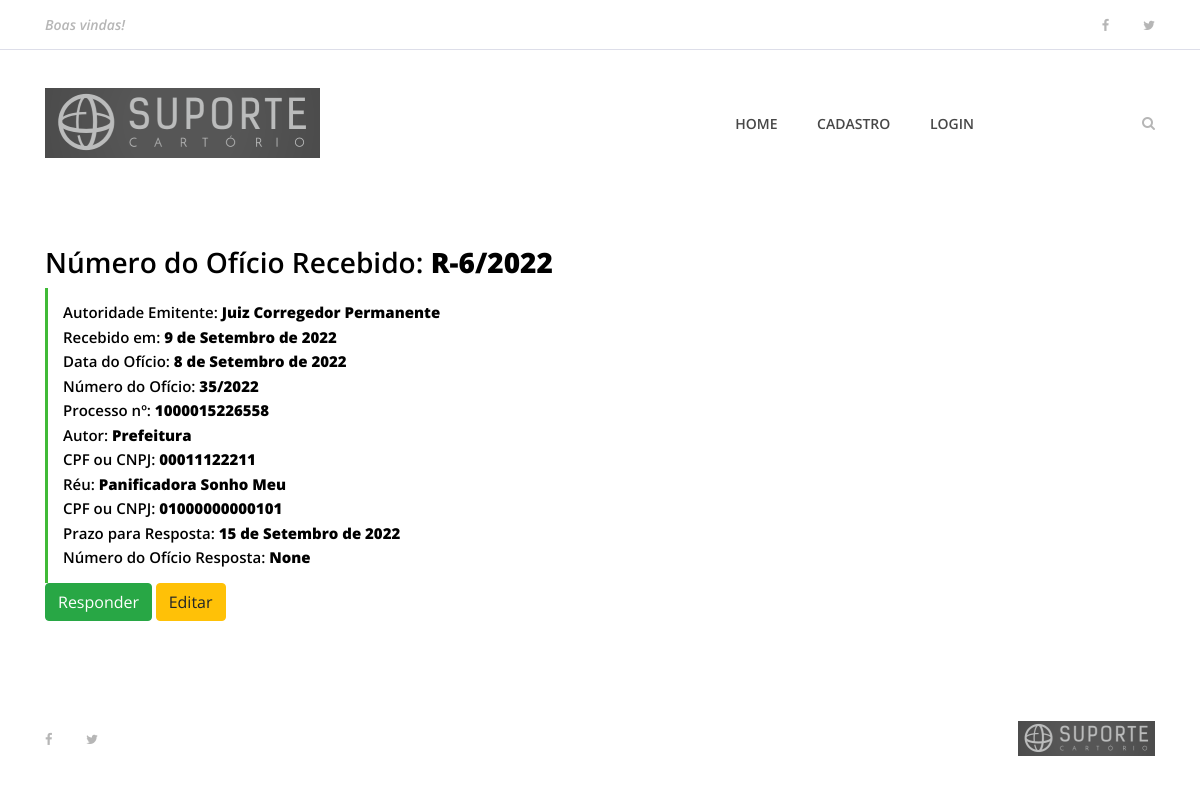
/oficios_recebidos/8, run on an earlier commit of the app's database.
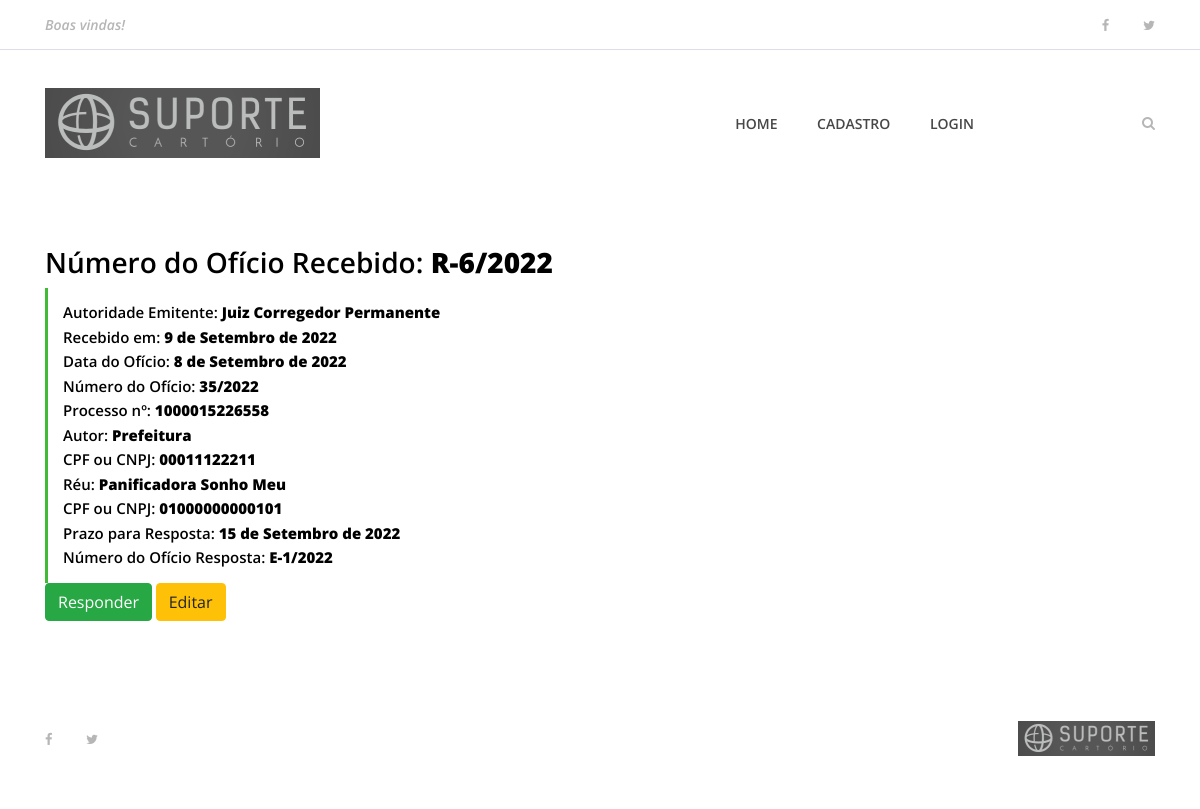
And on a later commit of the database.
### apps/oficios/models/ReceivedOL.py (models this page shows, shortened)
class ReceivedOL(models.Model):
    received_in = models.DateField(verbose_name='Recebido em')
    ol_date = models.DateField(verbose_name='Data do Ofício')
    ol_origin_id = models.CharField(max_length=50, null=True, blank=True, verbose_name='Número ou Identificação do Ofício')
    authority = models.ForeignKey(Authority, null=True, blank=True, related_name='authority', on_delete=models.SET_NULL, verbose_name='Autoridade Emitente')
    lawsuit_number = models.CharField(null=True, blank=True, max_length=100, verbose_name='Processo nº:')
    lawsuit_author = models.CharField(null=True, blank=True, max_length=200, verbose_name='Autor')
    author_type = models.IntegerField(choices=PERSON_TYPE_CHOICE, default=1, verbose_name='Tipo de Pessoa')
    author_doc_number = models.CharField(null=True, blank=True, max_length=14, verbose_name='CPF ou CNPJ')
    lawsuit_accused = models.CharField(null=True, blank=True, max_length=200, verbose_name='Réu')
    accused_type = models.IntegerField(choices=PERSON_TYPE_CHOICE, default=1, verbose_name='Tipo de Pessoa')
    accused_doc_number = models.CharField(null=True, blank=True, max_length=14, verbose_name='CPF ou CNPJ')
    deadline = models.DateField(verbose_name='Prazo para Resposta')
    received_ol_number = models.CharField(null=True, blank=True, max_length=50, verbose_name='Número do Ofício Recebido')
    answer_ol = models.CharField(null=True, blank=True, max_length=50, verbose_name='Número do Ofício Resposta')
    status = models.BooleanField(default=True)
    created_at = models.DateTimeField(auto_now_add=True)
    updated_at = models.DateTimeField(auto_now=True)
    class Meta:
        verbose_name = 'Ofício Recebido'
        verbose_name_plural = 'Ofícios Recebidos'

### apps/oficios/models/Authority.py (models this page shows, shortened)
class Authority(models.Model):
    name = models.CharField(null=False, max_length=200)
    institution = models.CharField(max_length=200)
    state = models.ForeignKey(State, null=True, related_name='state', on_delete=models.SET_NULL)
    city = models.CharField(null=True, blank=True, max_length=200)
    address = models.CharField(null=True, blank=True, max_length=200)
    number = models.CharField(null=True, blank=True, max_length=10)
    complement = models.CharField(null=True, blank=True, max_length=200)
    cep = models.CharField(null=True, blank=True, max_length=8)
    email = models.EmailField(null=True, blank=True, max_length=100)
    phone = models.CharField(null=True, blank=True, max_length=50)
    status = models.BooleanField(default=True)
    created_at = models.DateTimeField(auto_now_add=True)
    updated_at = models.DateTimeField(auto_now=True)
    class Meta:
        verbose_name = 'Autoridade'
        verbose_name_plural = 'Autoridades'

### apps/oficios/models/SentOL.py (models this page shows, shortened)
class SentOL(models.Model):
    creation_date = models.DateField(verbose_name='Data de Elaboração')
    answer_to_ol = models.ForeignKey(ReceivedOL, null=True, on_delete=models.SET_NULL, verbose_name='Resposta ao Ofício nº')
    authority = models.ForeignKey(Authority, null=True, on_delete=models.SET_NULL, verbose_name='Destinatário')
    lawsuit_number = models.CharField(null=True, blank=True, max_length=50, verbose_name='Processo nº')
    lawsuit_author = models.CharField(null=True, blank= True, max_length=200, verbose_name='Autor')
    author_type = models.IntegerField(choices=PERSON_TYPE_CHOICE, default=1, verbose_name='Tipo de Pessoa')
    author_doc_number = models.CharField(null=True, blank=True, max_length=14, verbose_name='CPF ou CNPJ')
    lawsuit_accused = models.CharField(null=True, blank=True, max_length=200, verbose_name='Réu')
    accused_type = models.IntegerField(choices=PERSON_TYPE_CHOICE, default=1, verbose_name='Tipo de Pessoa')
    accused_doc_number = models.CharField(null=True, blank=True, max_length=14, verbose_name='CPF ou CNPJ')
    answer = models.TextField(verbose_name='Texto do Ofício')
    sent_ol_number = models.CharField(null=True, blank=True, max_length=50, verbose_name='Número de Ofício Expedido')
    status = models.BooleanField(default=True)
    created_at = models.DateTimeField(auto_now_add=True)
    updated_at = models.DateTimeField(auto_now=True)
    class Meta:
        verbose_name = 'Ofício Enviado'
        verbose_name_plural = 'Ofícios Enviados'

### apps/oficios/views.py (the view)
# urls.py: path('oficios_recebidos/<int:oficio_id>', views.oficio, name='oficio'),
def oficio(request, oficio_id):
    oficio = get_object_or_404(ReceivedOL, pk=oficio_id)
    if oficio.answer_ol != None:
        fk_do_oficio_resposta = oficio.answer_ol
        oficio_resposta = get_object_or_404(SentOL, pk=fk_do_oficio_resposta)
        numero_oficio_resposta = oficio_resposta.sent_ol_number
    else:
        numero_oficio_resposta = oficio.answer_ol
    oficio_a_exibir = {
        'oficio': oficio,
        'resposta': numero_oficio_resposta
    }
    return render(request, 'oficios/oficio.html', oficio_a_exibir)

### templates/oficios/oficio.html (shortened to what this page needs)
{% extends 'base.html' %}
{% load static %}
{% block content %}
        <div class="container">
            <div class="row">
                <div class="col-12">
                </div>
            </div>
        </div>
        <div class="receipe-content-area">
            <div class="container">
                <div class="row">
                    <div class="col-12 col-md-8">
                        <div class="receipe-headline my-5">
                            <h3>Número do Ofício Recebido: <b>{{oficio.received_ol_number}}</b></h3>
                            <div class="receipe-duration">
                                <h6>Autoridade Emitente:<b>  {{ oficio.authority}}</b></h6>
                                <h6>Recebido em: <b>  {{ oficio.received_in}}</b></h6>
                                <h6>Data do Ofício: <b>  {{oficio.ol_date}}</b></h6>
                                <h6>Número do Ofício: <b>  {{oficio.ol_origin_id}}</b></h6>
                                <h6>Processo nº: <b>  {{oficio.lawsuit_number}}</b></h6>
                                <h6>Autor: <b>  {{oficio.lawsuit_author}}</b></h6>
                                <h6>CPF ou CNPJ: <b>  {{oficio.author_doc_number}}</b></h6>
                                <h6>Réu: <b>  {{oficio.lawsuit_accused}}</b></h6>
                                <h6>CPF ou CNPJ: <b>  {{oficio.accused_doc_number}}</b></h6>
                                <h6>Prazo para Resposta: <b>  {{oficio.deadline}}</b></h6>
                                {% if resposta %}
                                    <h6>Número do Ofício Resposta: <b>  {{resposta}}</b></h6>
                                {% else %}
                                    <h6>Número do Ofício Resposta: <b>  {{oficio.answer_ol}}</b></h6>
                                {% endif %}
                            </div>
                            <div>
                                {% if oficio.status %}
                                <a href="{% url 'responde_oficio' oficio.id %}" type="button" class="btn btn-success">Responder</a>
                                {% endif %}
                                <a href="{% url 'altera_oficio' oficio.id %}" type="button" class="btn btn-warning">Editar</a>
                            </div>
                        </div>
                    </div>
                <div class="row">
                    <div class="col-12 col-lg-8">
                    </div>
                </div>
{% endblock %}

What changed in the data, as far as the page shows it:
changed ReceivedOL "Prefeitura": answer_ol "None" → (not shown)
added SentOL: sent_ol_number "E-1/2022"
